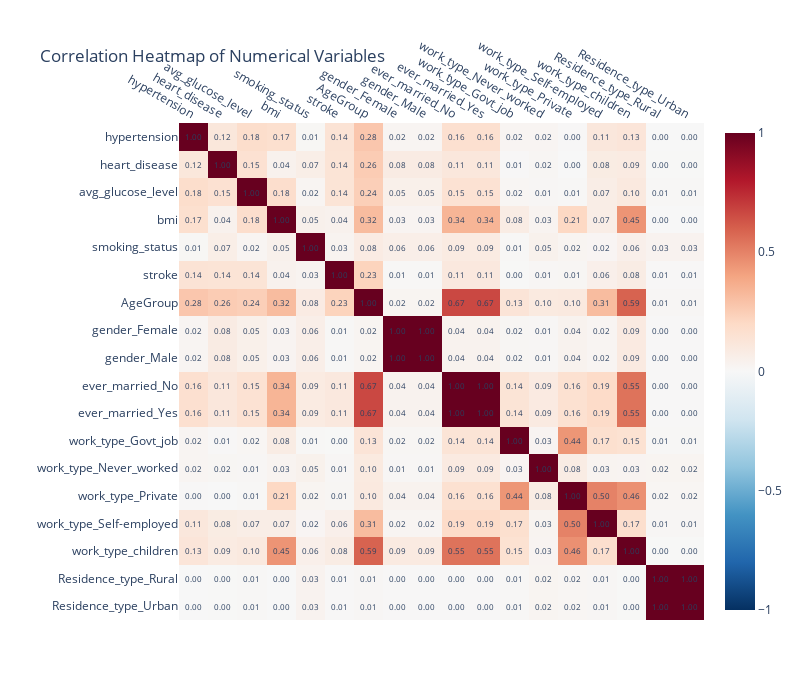

The code cell stored with this chart in its notebook:
### Markdown cell above
## Feature Selection

### Code cell
# Calculate the correlation matrix
correlation_matrix = np.abs(data.corr())

# Create the heatmap using Plotly Express
fig = px.imshow(correlation_matrix,
                x=correlation_matrix.columns,
                y=correlation_matrix.columns,
                color_continuous_scale='RdBu_r',  # Red-Blue diverging color scale
                zmin=-1,
                zmax=1,
                aspect="auto",
                title='Correlation Heatmap of Numerical Variables')

# Update the layout for better readability
fig.update_layout(
    xaxis_title="",
    yaxis_title="",
    xaxis={'side': 'top'},  # Move x-axis labels to the top
    width=800,
    height=700
)

# Add correlation values as text annotations
for i, row in enumerate(correlation_matrix.values):
    for j, value in enumerate(row):
        fig.add_annotation(
            x=correlation_matrix.columns[j],
            y=correlation_matrix.columns[i],
            text=f"{value:.2f}",
            showarrow=False,
            font=dict(size=8)
        )

# Show the plot
fig.show()
